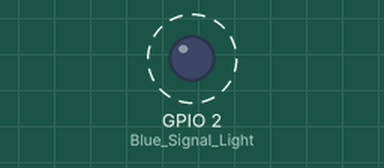
Recording of a sketch running on a simulated ESP32. Shown: output pins drawn as LEDs (lit = HIGH). Dashed ring = blinking. WiFi joins after 1.5 s; servers stay silent unless stated.

Above: at 0.1 s.
Timing chart, 0 to 3.0 s (numbered marks = the images above):
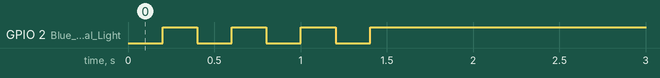

The sketch:

Brain_Link.ino
```cpp
#include <WiFi.h>

// --- VORTEX RESONANCE: WIRELESS LINK ---
const char* ssid = "Achmed";
const char* password = "azwadavids";

void setup() {
  Serial.begin(115200);
  pinMode(2, OUTPUT); // Blue Signal Light

  // COMMAND: Connect
  WiFi.begin(ssid, password);
}

void loop() {
  if (WiFi.status() == WL_CONNECTED) {
    digitalWrite(2, HIGH); // SOLID BLUE = CONNECTED
    delay(1000);
  } else {
    digitalWrite(2, LOW);  // FLASHING = SEARCHING
    delay(200);
    digitalWrite(2, HIGH);
    delay(200);
  }
}
```

Measured:
- by itself, GPIO 2 (Blue_Signal_Light): alternates HIGH for 0.20 s and LOW for 0.20 s, 7 changes in all, then stays HIGH
